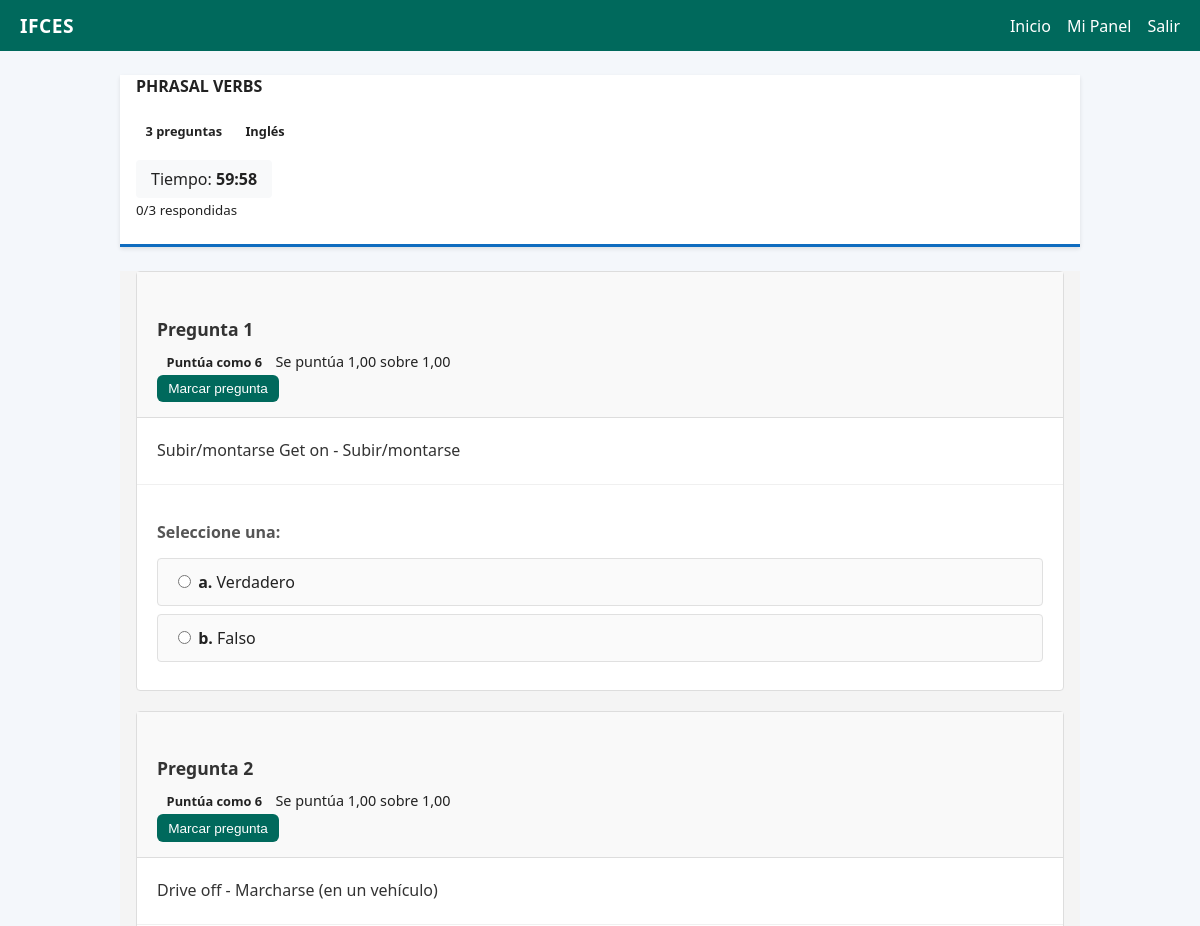
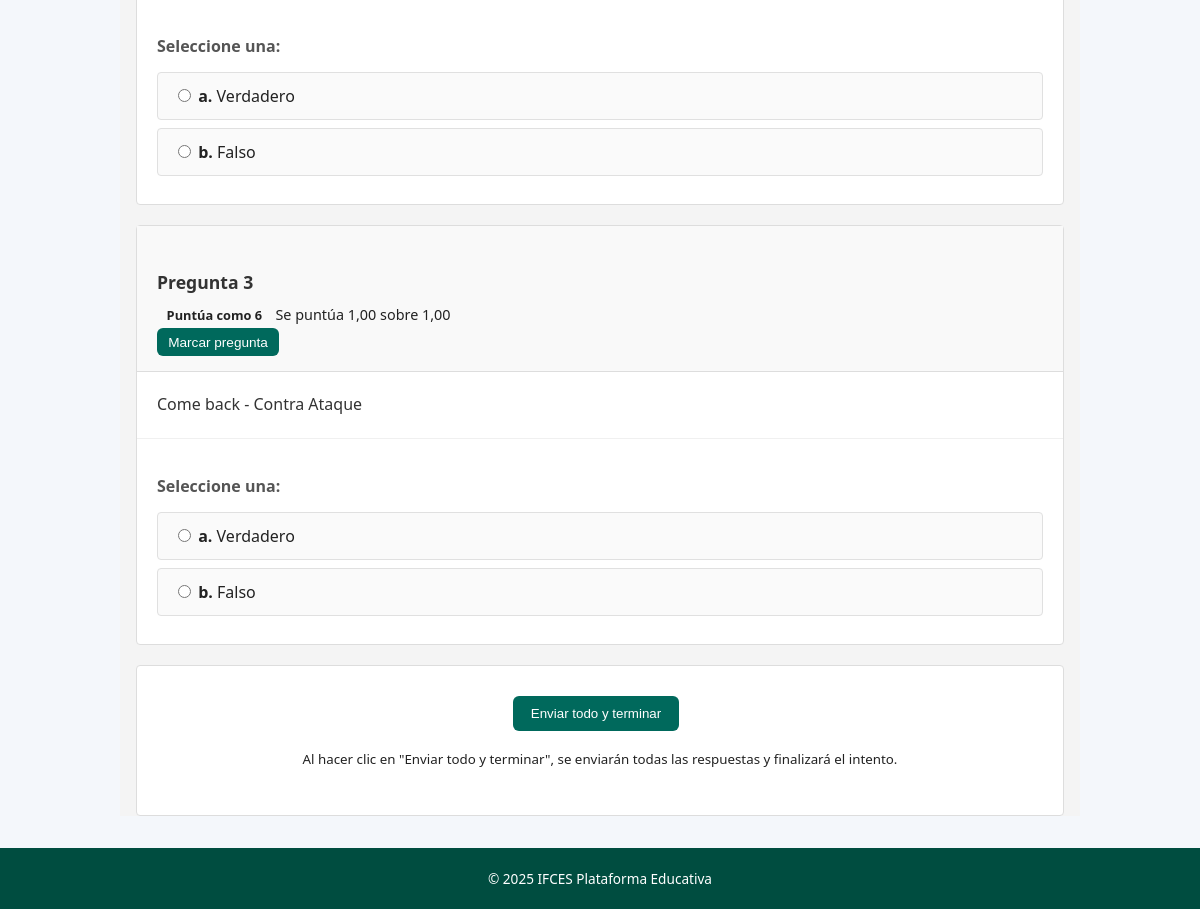
Screenshot of /estudiante/examen/5/modo-practica (signed in) with the database file from the repository (2 pictures, top to bottom).
### app/models.py (models this page shows, shortened)
class Examen(db.Model):
    __tablename__ = "examenes"
    id = db.Column(db.Integer, primary_key=True)
    titulo = db.Column(db.String(200), nullable=False)
    descripcion = db.Column(db.Text)
    fecha_creacion = db.Column(db.DateTime, default=datetime.utcnow)
    duracion_minutos = db.Column(db.Integer, default=60)
    fecha_limite = db.Column(db.DateTime)
    publicado = db.Column(db.Boolean, default=False)
    profesor_id = db.Column(db.Integer, db.ForeignKey('users.id'), nullable=False)
    categoria_id = db.Column(db.Integer, db.ForeignKey('categorias.id'))
    intentos_maximos = db.Column(db.Integer, default=1)  # número de intentos permitidos
    mostrar_respuestas = db.Column(db.Boolean, default=True)  # mostrar respuestas correctas después
    barajar_preguntas = db.Column(db.Boolean, default=False)  # randomizar orden preguntas
    calificacion_minima = db.Column(db.Float, default=60.0)  # porcentaje mínimo para aprobar
    preguntas = db.relationship('Pregunta', backref='examen', lazy=True, cascade='all, delete-orphan')
    resultados = db.relationship('ExamenResultado', backref='examen', lazy=True, cascade='all, delete-orphan')

class Categoria(db.Model):
    __tablename__ = "categorias"
    id = db.Column(db.Integer, primary_key=True)
    nombre = db.Column(db.String(100), nullable=False, unique=True)
    descripcion = db.Column(db.Text)
    color = db.Column(db.String(7), default="#00695c")  # Color hex para UI
    icono = db.Column(db.String(50))  # Emoji o clase CSS
    activo = db.Column(db.Boolean, default=True)
    created_at = db.Column(db.DateTime, default=datetime.utcnow)
    examenes = db.relationship('Examen', backref='categoria', lazy=True)

class Pregunta(db.Model):
    __tablename__ = "preguntas"
    id = db.Column(db.Integer, primary_key=True)
    examen_id = db.Column(db.Integer, db.ForeignKey('examenes.id'), nullable=False)
    texto = db.Column(db.Text, nullable=False)
    tipo = db.Column(db.String(20), nullable=False)  # opcion_multiple, verdadero_falso, abierta
    opciones = db.Column(db.Text)  # JSON string para opciones múltiples
    respuesta_correcta = db.Column(db.Text)
    puntos = db.Column(db.Integer, default=1)
    orden = db.Column(db.Integer, default=0)
    nivel_dificultad = db.Column(db.String(20), default="basico")  # basico, intermedio, avanzado
    tiempo_estimado = db.Column(db.Integer, default=60)  # segundos
    explicacion = db.Column(db.Text)  # Explicación de la respuesta correcta
    imagen_url = db.Column(db.String(255))  # Ruta a imagen adjunta
    respuestas = db.relationship('Respuesta', backref='pregunta', lazy=True, cascade='all, delete-orphan')

### app/main/routes.py (the view)
@main_bp.route("/estudiante/examen/<int:examen_id>/modo-practica")
@login_required
@role_required("estudiante")
def estudiante_modo_practica(examen_id):
    examen = Examen.query.get_or_404(examen_id)
    if examen not in current_user.examenes_asignados:
        flash("No tienes acceso a este examen", "danger")
        return redirect(url_for('main.estudiante_examenes'))
    return render_template(
        "estudiante/presentar_examen.html",
        examen=examen,
        modo_practica=True
    )

### app/models.py (called while the page is built)
@login_manager.user_loader
def load_user(user_id):  # pragma: no cover
    return User.query.get(int(user_id))

### app/templates/estudiante/presentar_examen.html (shortened to what this page needs)
{% extends "layout.html" %}
{% block content %}
<div class="exam-header">
    <div class="container">
        <div class="row align-items-center py-3">
            <div class="col-md-8">
                <h4 class="mb-1"> {{ examen.titulo }}</h4>
                <p class="mb-0 text-muted">
                    <span class="badge bg-primary">{{ examen.preguntas|length }} preguntas</span>
                    {% if examen.categoria %}
                    <span class="badge bg-secondary">{{ examen.categoria.nombre }}</span>
                    {% endif %}
                </p>
            </div>
            <div class="col-md-4 text-end">
                <div class="timer-box mb-2">
                     Tiempo: <strong id="timer">{{ examen.duracion_minutos }}:00</strong>
                </div>
                <div class="progress-text">
                    <small><span id="progreso-texto">0/{{ examen.preguntas|length }}</span> respondidas</small>
                </div>
            </div>
        </div>
    </div>
</div>
<div class="exam-content">
    <div class="container py-4">
        <form id="examen-form">
            {% for pregunta in examen.preguntas %}
            <div class="question-box mb-4" id="pregunta-{{ loop.index }}" data-pregunta-id="{{ pregunta.id }}" data-index="{{ loop.index }}">
                <div class="question-header-box">
                    <div class="d-flex justify-content-between align-items-start">
                        <div>
                            <h5 class="question-number">Pregunta {{ loop.index }}</h5>
                            <div class="question-info">
                                {% if pregunta.puntos %}
                                <span class="badge bg-info me-2">Puntúa como {{ pregunta.puntos }}</span>
                                {% endif %}
                                <span class="text-muted">Se puntúa 1,00 sobre 1,00</span>
                            </div>
                        </div>
                        <div class="question-flag">
                            <button type="button" class="btn btn-sm btn-outline-secondary" title="Marcar pregunta">
                                 Marcar pregunta
                            </button>
                        </div>
                    </div>
                </div>
                <div class="question-text-box">
                    <div class="question-text">{{ pregunta.texto }}</div>
                </div>
                <div class="answer-section">
                    <p class="answer-instruction"><strong>Seleccione una:</strong></p>
                    {% if pregunta.tipo == 'opcion_multiple' %}
                        {% set opciones = pregunta.opciones|from_json %}
                        {% for opcion in opciones %}
                        <div class="answer-option">
                            <input type="radio"
                                   class="form-check-input"
                                   id="q{{ pregunta.id }}_opt{{ loop.index0 }}"
                                   name="pregunta_{{ pregunta.id }}"
                                   value="{{ opcion.texto }}">
                            <label class="form-check-label ms-2" for="q{{ pregunta.id }}_opt{{ loop.index0 }}">
                                <strong>{{ "abcd"[loop.index0] }}.</strong> {{ opcion.texto }}
                            </label>
                        </div>
                        {% endfor %}
                    {% elif pregunta.tipo == 'verdadero_falso' %}
                        <div class="answer-option">
                            <input type="radio"
                                   class="form-check-input"
                                   id="q{{ pregunta.id }}_true"
                                   name="pregunta_{{ pregunta.id }}"
                                   value="Verdadero">
                            <label class="form-check-label ms-2" for="q{{ pregunta.id }}_true">
                                <strong>a.</strong> Verdadero
                            </label>
                        </div>
                        <div class="answer-option">
                            <input type="radio"
                                   class="form-check-input"
                                   id="q{{ pregunta.id }}_false"
                                   name="pregunta_{{ pregunta.id }}"
                                   value="Falso">
                            <label class="form-check-label ms-2" for="q{{ pregunta.id }}_false">
                                <strong>b.</strong> Falso
                            </label>
                        </div>
                    {% endif %}
                </div>
            </div>
            {% endfor %}
            <div class="submit-box text-center py-4">
                <button type="button" class="btn btn-success btn-lg" id="btn-finalizar-examen">
                     Enviar todo y terminar
                </button>
                <p class="mt-2 text-muted">
                    <small>Al hacer clic en "Enviar todo y terminar", se enviarán todas las respuestas y finalizará el intento.</small>
                </p>
            </div>
        </form>
    </div>
</div>
{% endblock %}

### app/static/css/styles.css (style rules this page uses)
body { margin:0;font-family:'Segoe UI',Arial,sans-serif;background:#f4f7fb;color:#222; }
.container { max-width:960px;margin:1.5rem auto;padding:0 1rem; }
.btn { background:#00695c;color:#fff;padding:.65rem 1.1rem;border:none;border-radius:6px;text-decoration:none;display:inline-block;margin-right:.5rem;cursor:pointer;font-weight:500;transition:filter .2s; }
.badge { display:inline-block;padding:.25rem .6rem;border-radius:4px;font-size:.8rem;font-weight:600; }
.btn-sm { padding:.4rem .7rem;font-size:.85rem; }
.text-center { text-align:center;margin-top:1rem; }

### app/templates/estudiante/presentar_examen.html (style rules this page uses)
.exam-header { background: white; border-bottom: 3px solid #0f6cbf; box-shadow: 0 2px 4px rgba(0,0,0,0.1); }
.timer-box { padding: 8px 15px; background: #f8f9fa; border-radius: 4px; display: inline-block; }
.exam-content { background: #f4f4f4; min-height: calc(100vh - 200px); }
.question-box { background: white; border: 1px solid #ddd; border-radius: 4px; padding: 0; margin-bottom: 20px; }
.question-header-box { padding: 15px 20px; background: #f9f9f9; border-bottom: 1px solid #ddd; }
.question-number { font-size: 1.1rem; color: #333; margin-bottom: 8px; }
.question-info { font-size: 0.9rem; }
.question-text-box { padding: 20px; border-bottom: 1px solid #f0f0f0; }
.question-text { font-size: 1rem; line-height: 1.6; color: #333; }
.answer-section { padding: 20px; }
.answer-instruction { margin-bottom: 15px; color: #555; }
.answer-option { padding: 12px 15px; margin-bottom: 8px; border: 1px solid #e0e0e0; border-radius: 4px; background: #fafafa; transition: all 0.2s; }
.answer-option input[type="radio"] { margin-top: 3px; }
.answer-option label { cursor: pointer; margin-bottom: 0; width: 100%; }
.submit-box { background: white; border: 1px solid #ddd; border-radius: 4px; padding: 30px; }
.question-flag .btn { font-size: 0.85rem; }

### rows the page displays
Examen: titulo "PHRASAL VERBS"
Categoria: categoria.nombre "Inglés"
Pregunta: puntos "6", texto "Subir/montarse Get on - Subir/montarse"
Pregunta: puntos "6", texto "Drive off - Marcharse (en un vehículo)"
Pregunta: puntos "6", texto "Come back - Contra Ataque"

### other values shown
{{ examen.preguntas|length }} "3"
